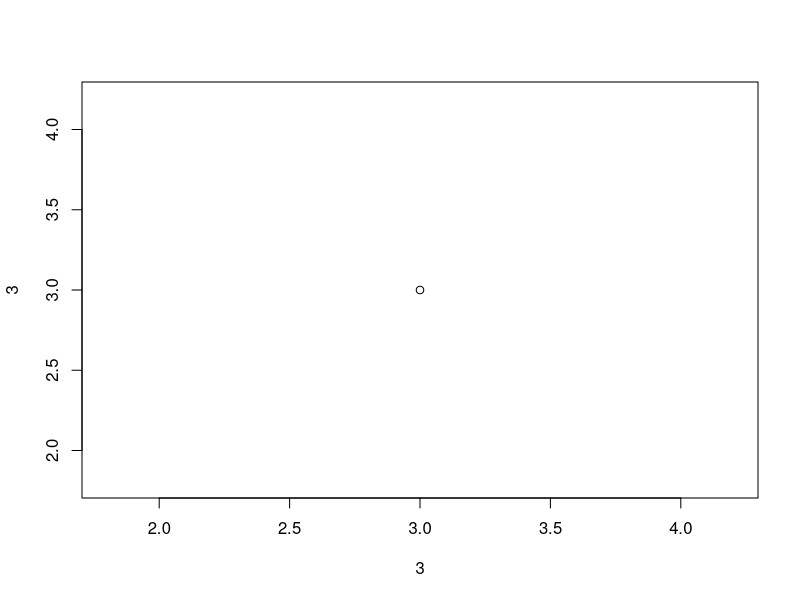
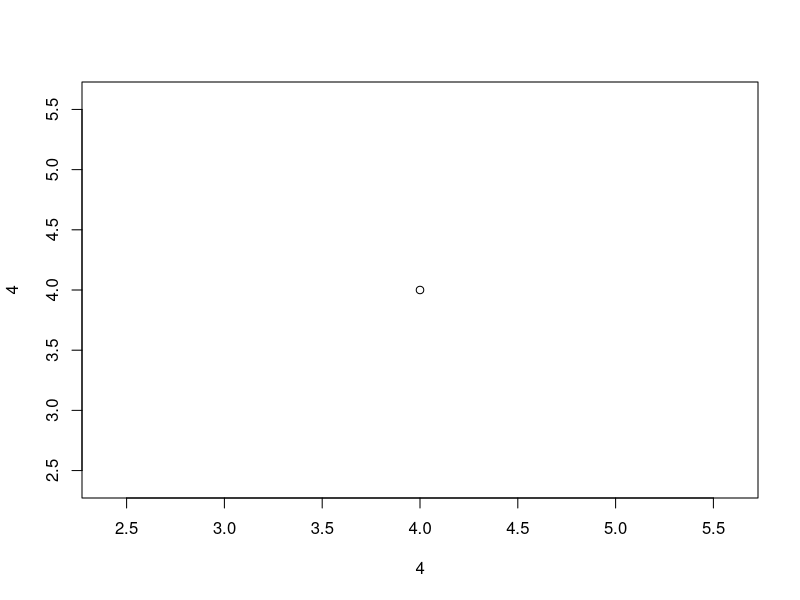
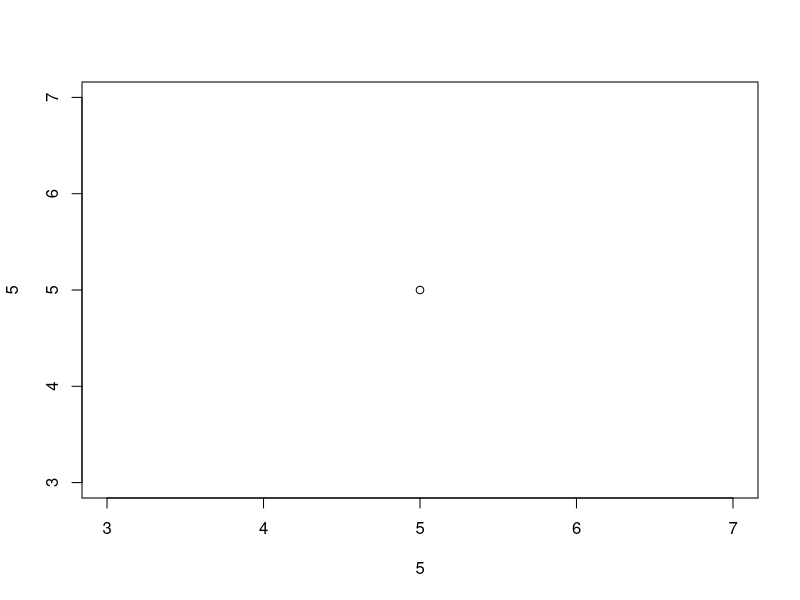

Reproduce these figures in R, in order.
# Temp script to test Git functionality

plot(3,3)

plot(4,4)  #this was added from Rstudio on my laptop

plot(5,5)  #test #2 from home in Rstudio

temp<-2
